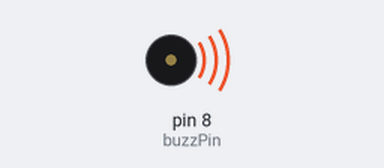
This sketch was run on a simulated Arduino Uno, built with avr-gcc and run on an emulated ATmega328P. Parts: buzzer (waves = sounding).

Above: at 0.1 s.
Timing chart, 0 to 1.6 s (numbered marks = the images above):
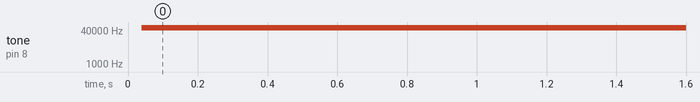

The sketch:

buzz_3.ino
```cpp
int buzzPin=8;
int buzzT1=1;
int buzzT2=5;
void setup() {
  // put your setup code here, to run once:
pinMode(buzzPin,OUTPUT);
}

void loop() {
  // put your main code here, to run repeatedly:
digitalWrite(buzzPin, HIGH);
delayMicroseconds(buzzT2);
digitalWrite(buzzPin, LOW);
delayMicroseconds(buzzT2);

}
```

Measured:
- by itself, tone on pin 8 (buzzPin): silent → 51949 Hz at 0.04 s
